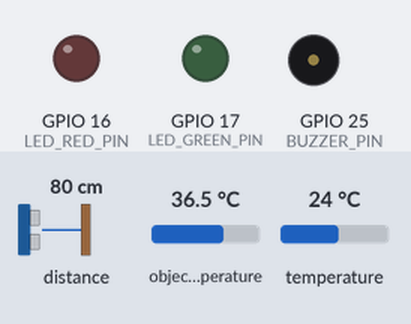
Bench run of a sketch on a simulated ESP32. Shown: output pins drawn as LEDs (lit = HIGH), buzzer (waves = sounding). Wiring (inferred from the names in the program): VL53L0X range finder at I2C address 0x29; MLX90614 thermometer at I2C address 0x5A. Dashed ring = blinking. Inputs (shaded band) come from the test bench; at power-on: distance to the obstacle 80 cm, object temperature 36.5 °C, temperature 24 °C. WiFi joins after 1.5 s; servers stay silent unless stated; web services answer with replies made up by the test bench; what the sketch prints to the serial monitor is not drawn.

Above: at 3.2 s.
3.3 s: distance to the obstacle set to 44 cm
4.8 s: distance to the obstacle set to 36 cm
At 6.64 s:
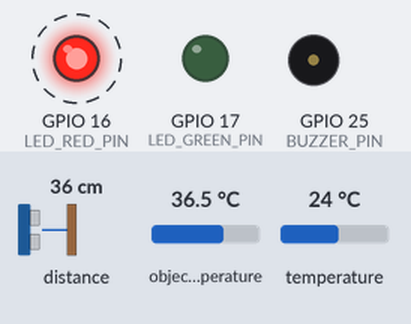
7.8 s: distance to the obstacle set to 4 cm
10.8 s: distance to the obstacle set to 2 cm
At 12.3 s:
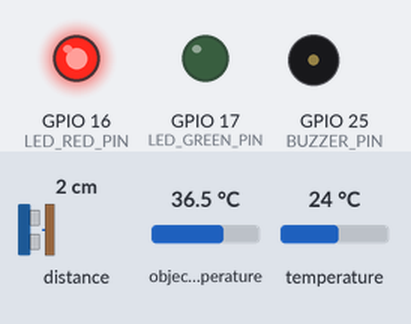
12.6 s: distance to the obstacle set to 9 cm
At 13.54 s:
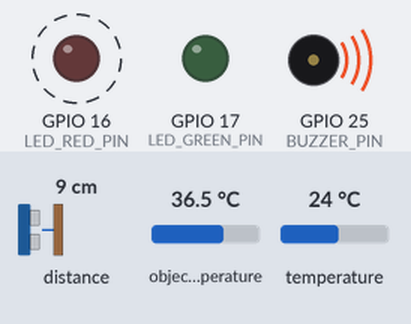
Timing chart, 0 to 16.6 s (numbered marks = the images above; inputs shaded):
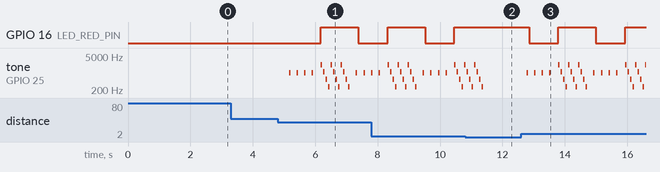

Measured:
- the behaviour switches between 41 and 40 cm on distance to the obstacle (found by bisection; images 0 and 1)
- the behaviour switches between 3 and 2 cm on distance to the obstacle (found by bisection; images 1 and 2)
- after the input at 3.3 s, every drawn part: stays the same
- after the input at 4.8 s, GPIO 16 (LED_RED_PIN): LOW → HIGH after 1.4 s, → LOW 1.2 s later; tone on GPIO 25 (BUZZER_PIN): plays 1047 Hz for 0.05 s, 1047 Hz for 0.05 s, 1047 Hz for 0.05 s, 1047 Hz for 0.05 s, 2217 Hz for 0.05 s, 1108 Hz for 0.05 s … (19 notes in this stretch), starting after 0.36 s
- after the input at 10.8 s, GPIO 16 (LED_RED_PIN): stays HIGH (without the input it goes to LOW after 0.87 s); tone on GPIO 25 (BUZZER_PIN): goes on until 11.4 s, then stays silent
- after the input at 12.6 s, GPIO 16 (LED_RED_PIN): alternates HIGH for 1.2 s and LOW for 0.94 s, starting after 0.25 s; tone on GPIO 25 (BUZZER_PIN): plays 1047 Hz for 0.05 s, 1047 Hz for 0.05 s, 1047 Hz for 0.05 s, 1047 Hz for 0.05 s, 2217 Hz for 0.05 s, 1108 Hz for 0.05 s … (29 notes in this stretch), starting after 0.17 s

The sketch:

ex06_line_area.ino
```cpp
// (licence header left out)
#include <Wire.h>                               // I2C通信用ライブラリ
#include <WiFi.h>                               // ESP32用WiFiライブラリ
#include <HTTPClient.h>                         // HTTPクライアント用ライブラリ
#define SSID "iot-core-esp32"                   // 無線LANアクセスポイントのSSID
#define PASS "password"                         // パスワード
#define BUZZER_PIN    25                        // IO 25にスピーカを接続

/******************************************************************************
 LINE Notify 設定
 ******************************************************************************
 ※LINE アカウントと LINE Notify 用のトークンが必要です。
    1. https://notify-bot.line.me/ へアクセス
    2. 右上のアカウントメニューから「マイページ」を選択
    3. トークン名「esp32」を入力
    4. 送信先のトークルームを選択する(「1:1でLINE Notifyから通知を受け取る」等)
    5. [発行する]ボタンでトークンが発行される
    6. [コピー]ボタンでクリップボードへコピー
    7. 下記のLINE_TOKENに貼り付け
 *****************************************************************************/
#define LINE_TOKEN  "your_token"                // LINE Notify用トークン★要設定

#ifndef PI
    #define PI 3.1415927                        // 円周率
#endif
#define FOV 90.                                 // センサの半値角

float Sobj = 100. * 70. * PI;                   // 測定対象の面積(mm2)
float TempOfsAra = (273.15 + 36) * 0.02;        // 皮膚からの熱放射時の減衰
int PIR_prev = 0;                               // 人体検知状態
float temp_sum = 0.0;                           // 体温値の合計(平均計算用)
int temp_count = 0;                             // temp_sumの測定済サンプル数

void send(int pir, float temp, String stat){    // HTTPS通信でLINEへ送信する
    String S = "体温は" + String(temp,1)+ "℃"; // 「体温は○○℃」を変数Sに代入
    S += "(" + stat + "), PIR=" + String(pir);  // （状態）とPIR値を変数Sに追記

    HTTPClient http;                            // HTTPリクエスト用インスタンス
    http.begin("https://notify-api.line.me/api/notify");    // アクセス先URL
    http.addHeader("Content-Type","application/x-www-form-urlencoded");
    http.addHeader("Authorization","Bearer " + String(LINE_TOKEN));
    int i = http.POST("message=" + S);          // メッセージをLINEへ送信する
    if(i == 200) Serial.println(temp, 1);       // 送信した温度値を表示
    else Serial.printf("E(%d)\n",i);            // エラー表示
    PIR_prev = pir;                             // 人体検知状態を更新
}

void setup(){                                   // 起動時に一度だけ実行する関数
    Serial.begin(115200);                       // シリアル通信速度を設定する
    beepSetup(BUZZER_PIN);                      // ブザー用するPWM制御部の初期化
    Wire.begin();                               // I2Cを初期化
    Serial.println("Example 06: Body Temperature Checker [ToF][LINE]");
    delay(500);                                 // 電源安定待ち時間処理0.5秒
    WiFi.mode(WIFI_STA);                        // 無線LANを【子機】モードに設定
    WiFi.begin(SSID,PASS);                      // 無線LANアクセスポイントへ接続
    while(WiFi.status() != WL_CONNECTED){       // 接続に成功するまで待つ
        delay(500);                             // 待ち時間処理
        Serial.print('.');                      // 進捗表示
    }
}

void loop(){                                    // 繰り返し実行する関数
    float Dist = (float)VL53L0X_get();          // 測距センサVL53L0Xから距離取得
    if(Dist <= 20.) return;                     // 20mm以下の時に再測定
    if(Dist > 400){                             // 400mm超のとき
        if(PIR_prev == 1 && temp_count > 0){    // 人体検知中で測定値がある時
            send(0,temp_sum/(float)temp_count,"測定中断");  // LINEへ送信
        }
        temp_sum = 0.0;                         // 体温の合計値を0にリセット
        temp_count = 0;                         // 測定サンプル数を0にリセット
        return;                                 // 測定処理を中断
    }

    float Tenv= getTemp(6);                     // センサの環境温度を取得
    float Tsen= getTemp();                      // センサの測定温度を取得
    if(Tenv < -20. || Tsen < -20.) return;      // -20℃未満のときは中断

    // 体温Tobj = 環境温度 + センサ温度差値×√(センサ測定面積÷測定対象面積)
    float Ssen = pow(Dist * tan(FOV / 360. * PI), 2.) * PI;  // センサ測定面積
    float Tobj = Tenv + TempOfsAra + (Tsen - Tenv) * sqrt(Ssen / Sobj);
    if(Tobj < 0. || Tobj > 99.) return;         // 0℃未満/99℃超過時は戻る
    temp_sum += Tobj;                           // 変数temp_sumに体温を加算
    temp_count++;                               // 測定済サンプル数に1を加算
    float temp_avr = temp_sum / (float)temp_count;  // 体温の平均値を算出

    if(temp_count % 5 == 0){
        Serial.printf("ToF=%.0fcm ",Dist/10);   // 測距結果を表示
        Serial.printf("Te=%.1f ",Tenv);         // 環境温度を表示
        Serial.printf("Ts=%.1f ",Tsen);         // 測定温度を表示
        Serial.printf("To=%.1f ",Tobj);         // 物体温度を表示
        Serial.printf("Tavr=%.1f\n",temp_avr);  // 平均温度を表示
        if(!PIR_prev) send(1,temp_avr,"測定開始");      // LINEへ送信
        beep(1047);                             // 1047Hzのビープ音(測定中)
    }
    if(temp_count % 20 != 0) return;            // 剰余が0以外のときに先頭へ

    if(temp_avr >= 37.5){                       // 37.5℃以上のとき(発熱検知)
        send(1,temp_avr,"異常検知");            // LINEへ送信
        beep_alert(3);                          // アラート音を3回、鳴らす
    }else if(temp_avr < 35.0){                  // 35.0℃未満のとき(再測定)
        temp_sum = Tobj;                        // 最後の測定結果のみを代入
        temp_count = 1;                         // 測定済サンプル数を1に
    }else if(temp_avr + .2 < Tobj || temp_avr - .2 > Tobj){ // 最新値が遠い時
        temp_sum = Tobj;                        // 最後の測定結果のみを代入
        temp_count = 1;                         // 測定済サンプル数を1に
    }else{
        send(0,temp_avr,"測定完了");            // 体温の平均値をLINEへ送信
        beep_chime();                           // ピンポン音を鳴らす
        temp_sum = 0.0;                         // 体温の合計値を0にリセット
        temp_count = 0;                         // 測定サンプル数を0にリセット
        delay(3000);                            // 3秒間、待機する
    }
}
```

lib_beep.ino
```cpp
// (licence header left out)
#define NOTE_CS6 1109                           // ピン音の周波数
#define NOTE_A5   880                           // ポン音の周波数
#define BEEP_VOL 3                              // スピーカ用の音量(0～10)
#define LED_RED_PIN   16                        // 赤色LEDのIOポート番号
#define LED_GREEN_PIN 17                        // 緑色LEDのIOポート番号
int BEEP_PIN = -1; // 初期化有無

/* ESP8266用
int beep_chimeBells(int output, int count) {
    int t;
    if(count==0)return 0;
    if(!(count%2)){
        tone(output,NOTE_CS6,800);
        for(t=0;t<8;t++) delay(100);
        noTone(output);
        for(t=0;t<2;t++) delay(100);
    }else{
        tone(output,NOTE_A5,800);
        for(t=0;t<8;t++) delay(100);
        noTone(output);
        for(t=0;t<2;t++) delay(100);
    }
    count--;
    if(count<0) count=0;
    return(count);
}
*/

#ifdef _M5STACK_H_
void beep(int freq, int t){
    if(BEEP_PIN < 0){
        pinMode(LED_RED_PIN, OUTPUT);           // GPIO 16 を赤色LED用に設定
        pinMode(LED_GREEN_PIN, OUTPUT);         // GPIO 17 を緑色LED用に設定
        digitalWrite(LED_RED_PIN, LOW);         // LED赤を消灯
        digitalWrite(LED_GREEN_PIN, LOW);       // LED緑を消灯
        BEEP_PIN = 25;
    }
    if(!BEEP_VOL){
        M5.Lcd.invertDisplay(false);            // 画面を反転する
        delay(t);
        M5.Lcd.invertDisplay(true);             // 画面の反転を戻す
        return;
    }
    M5.Speaker.begin();                         // M5Stack用スピーカの起動
    for(int vol = BEEP_VOL; vol > 0; vol--){    // 繰り返し処理(6回)
        M5.Speaker.setVolume(vol);              // スピーカの音量を設定
        M5.Speaker.tone(freq);                  // スピーカ出力freq Hzの音を出力
        delay(t / BEEP_VOL);                    // 0.01秒(10ms)の待ち時間処理
    }
    M5.Speaker.end();                           // スピーカ出力を停止する
}
#else // M5
/* スピーカ出力用 LEDC */
#define LEDC_CHANNEL_0     0    // use first channel of 16 channels (started from zero)
#define LEDC_TIMER_13_BIT  13   // use 13 bit precission for LEDC timer
#define LEDC_BASE_FREQ     5000 // use 5000 Hz as a LEDC base frequency

void beepSetup(int PIN){
    BEEP_PIN = PIN;
    pinMode(BEEP_PIN,OUTPUT);                   // スピーカのポートを出力に
    pinMode(LED_RED_PIN, OUTPUT);               // GPIO 16 を赤色LED用に設定
    pinMode(LED_GREEN_PIN, OUTPUT);             // GPIO 17 を緑色LED用に設定
    digitalWrite(LED_RED_PIN, LOW);             // LED赤を消灯
    digitalWrite(LED_GREEN_PIN, LOW);           // LED緑を消灯
    Serial.print("ledSetup LEDC_CHANNEL_0 = ");
    Serial.print(LEDC_CHANNEL_0);
    Serial.print(", BEEP_PIN = ");
    Serial.print(BEEP_PIN);
    Serial.print(", freq. = ");
    Serial.println(ledcSetup(LEDC_CHANNEL_0, LEDC_BASE_FREQ, LEDC_TIMER_13_BIT),3);
    ledcAttachPin(PIN, LEDC_CHANNEL_0);
}
void beep(int freq, int t){                     // ビープ音を鳴らす関数
    if(BEEP_PIN < 0) beepSetup(25);            // ポート25で初期化
    ledcWriteTone(0, freq);                     // PWM出力を使って音を鳴らす
    for(int duty = 50; duty > 1; duty /= 2){    // PWM出力のDutyを減衰させる
        ledcWrite(0, BEEP_VOL * duty / 10);     // 音量を変更する
        delay(t / 6);                           // 0.1秒(100ms)の待ち時間処理
    }
    ledcWrite(0, 0);                            // ビープ鳴音の停止
}
#endif //M5

void beep(int freq){
    beep(freq, 100);
    digitalWrite(LED_RED_PIN, LOW);             // LED赤を消灯
    digitalWrite(LED_GREEN_PIN, LOW);           // LED緑を消灯
}

void beep_chime(){
    digitalWrite(LED_RED_PIN, LOW);             // LED赤を消灯
    digitalWrite(LED_GREEN_PIN, HIGH);          // LED緑を点灯
    int t;
    beep(NOTE_CS6, 600);
    for(t=0;t<3;t++) delay(100);
    beep(NOTE_A5, 100);
}

void beep_alert(int num){
    digitalWrite(LED_RED_PIN, HIGH);            // LED赤を点灯
    digitalWrite(LED_GREEN_PIN, LOW);           // LED緑を消灯
    for(; num > 0 ; num--) for(int i = 2217; i > 200; i /= 2) beep(i, 100);
}

void beep_alert(){
    beep_alert(3);
}
```

lib_getTemp.ino
```cpp
// (licence header left out)
float getTemp(int reg){
    int16_t val = 0xFFFF;                       // 変数valを定義
    Wire.beginTransmission(0x5A);               // MLX90614とのI2C通信を開始
    Wire.write(reg);                            // レジスタ番号を指定（送信）
    if(Wire.endTransmission(false) == 0){       // 送信を終了（接続は継続）
        Wire.requestFrom(0x5A, 2);              // 2バイトのデータを要求
        val = (int16_t)Wire.read();             // 1バイト目を変数tempの下位へ
        val |= ((int16_t)Wire.read()) << 8;     // 2バイト目を変数tempの上位へ
    }
    return (float)val * 0.02 - 273.15;          // 温度に変換して応答
}

float getTemp(){
    return getTemp(7);
}
```

lib_vo53l0x.ino
```cpp
// 本ソースコードのオリジナルは下記の Ted Meyers 氏によるものです。
// More docs and example code for the VL53L0X LIDAR sensor
// the original code by Ted Meyers
// posted here: https://groups.google.com/d/msg/diyrovers/lc7NUZYuJOg/ICPrYNJGBgAJ

#include <Wire.h>

#define VL53L0X_REG_IDENTIFICATION_MODEL_ID         0xc0
#define VL53L0X_REG_IDENTIFICATION_REVISION_ID      0xc2
#define VL53L0X_REG_PRE_RANGE_CONFIG_VCSEL_PERIOD   0x50
#define VL53L0X_REG_FINAL_RANGE_CONFIG_VCSEL_PERIOD 0x70
#define VL53L0X_REG_SYSRANGE_START                  0x00
#define VL53L0X_REG_RESULT_INTERRUPT_STATUS         0x13
#define VL53L0X_REG_RESULT_RANGE_STATUS             0x14
#define VL53L0X_address 0x29

byte VL53L0X_gbuf[16];

/*
void setup() {
    // put your setup code here, to run once:
    Wire.begin();          // join i2c bus (VL53L0X_address optional for master)
    Serial.begin(9600);    // start serial for output
    Serial.println("VLX53LOX test started.");
}

void loop() {
    Serial.println("----- START TEST ----");
    VL53L0X_get();
    Serial.println("----- END TEST ----");
    Serial.println("");
    delay(4000);
}
*/

uint16_t VL53L0X_get(){
/*
    byte val1 = read_byte_data_at(VL53L0X_REG_IDENTIFICATION_REVISION_ID);
    Serial.print("Revision ID: "); Serial.println(val1);

    val1 = read_byte_data_at(VL53L0X_REG_IDENTIFICATION_MODEL_ID);
    Serial.print("Device ID: "); Serial.println(val1);

    val1 = read_byte_data_at(VL53L0X_REG_PRE_RANGE_CONFIG_VCSEL_PERIOD);
    Serial.print("PRE_RANGE_CONFIG_VCSEL_PERIOD="); Serial.println(val1);
    Serial.print(" decode: "); Serial.println(VL53L0X_decode_vcsel_period(val1));

    val1 = read_byte_data_at(VL53L0X_REG_FINAL_RANGE_CONFIG_VCSEL_PERIOD);
    Serial.print("FINAL_RANGE_CONFIG_VCSEL_PERIOD="); Serial.println(val1);
    Serial.print(" decode: "); Serial.println(VL53L0X_decode_vcsel_period(val1));
*/
    write_byte_data_at(VL53L0X_REG_SYSRANGE_START, 0x01);

    byte val = 0;
    int cnt = 0;
    while (cnt < 100) { // 1 second waiting time max
        delay(10);
        val = read_byte_data_at(VL53L0X_REG_RESULT_RANGE_STATUS);
        if (val & 0x01) break;
        cnt++;
    }
    if (val & 0x01){
        // Serial.println("ready");
    }else{
        Serial.println("VL53L0X is not ready");
        return 0;
    }

    read_block_data_at(0x14, 12);
    uint16_t acnt = makeuint16(VL53L0X_gbuf[7], VL53L0X_gbuf[6]);
    uint16_t scnt = makeuint16(VL53L0X_gbuf[9], VL53L0X_gbuf[8]);
    uint16_t dist = makeuint16(VL53L0X_gbuf[11], VL53L0X_gbuf[10]);
    byte DeviceRangeStatusInternal = ((VL53L0X_gbuf[0] & 0x78) >> 3);
/*
    Serial.print("ambient count: "); Serial.println(acnt);
    Serial.print("signal count: ");  Serial.println(scnt);
    Serial.print("distance ");       Serial.println(dist);
    Serial.print("status: ");        Serial.println(DeviceRangeStatusInternal);
*/
    return dist;
}

uint16_t bswap(byte b[]) {
    // Big Endian unsigned short to little endian unsigned short
    uint16_t val = ((b[0] << 8) & b[1]);
    return val;
}

uint16_t makeuint16(int lsb, int msb) {
        return ((msb & 0xFF) << 8) | (lsb & 0xFF);
}

void write_byte_data(byte data) {
    Wire.beginTransmission(VL53L0X_address);
    Wire.write(data);
    Wire.endTransmission();
}

void write_byte_data_at(byte reg, byte data) {
    // write data word at address and register
    Wire.beginTransmission(VL53L0X_address);
    Wire.write(reg);
    Wire.write(data);
    Wire.endTransmission();
}

void write_word_data_at(byte reg, uint16_t data) {
    // write data word at address and register
    byte b0 = (data &0xFF);
    byte b1 = ((data >> 8) && 0xFF);

    Wire.beginTransmission(VL53L0X_address);
    Wire.write(reg);
    Wire.write(b0);
    Wire.write(b1);
    Wire.endTransmission();
}

byte read_byte_data() {
    Wire.requestFrom(VL53L0X_address, 1);
    delay(10);
    // while (Wire.available() < 1) delay(1);
    if(Wire.available() >= 1){
        byte b = Wire.read();
        return b;
    }else Serial.println("ERROR: read_byte_data");
    return 0;
}

byte read_byte_data_at(byte reg) {
    //write_byte_data((byte)0x00);
    write_byte_data(reg);
    Wire.requestFrom(VL53L0X_address, 1);
    delay(10);
    // while (Wire.available() < 1) delay(1);
    if(Wire.available() >= 1){
        byte b = Wire.read();
        return b;
    }else Serial.println("ERROR: read_byte_data_at");
    return 0;
}

uint16_t read_word_data_at(byte reg) {
    write_byte_data(reg);
    Wire.requestFrom(VL53L0X_address, 2);
    delay(10);
    // while (Wire.available() < 2) delay(1);
    if(Wire.available() >= 2){
        VL53L0X_gbuf[0] = Wire.read();
        VL53L0X_gbuf[1] = Wire.read();
        return bswap(VL53L0X_gbuf);
    }else Serial.println("ERROR: read_word_data_at");
    return 0;
}

void read_block_data_at(byte reg, int sz) {
    int i = 0;
    write_byte_data(reg);
    Wire.requestFrom(VL53L0X_address, sz);
    delay(10);
    if(sz > 15) sz = 15;
    for (i=0; i<sz; i++) {
        // while (Wire.available() < 1) delay(1);
        if(Wire.available() >= 1){
            VL53L0X_gbuf[i] = Wire.read();
        }else Serial.println("ERROR: read_block_data_at");
    }
}


uint16_t VL53L0X_decode_vcsel_period(short vcsel_period_reg) {
    // Converts the encoded VCSEL period register value into the real
    // period in PLL clocks
    uint16_t vcsel_period_pclks = (vcsel_period_reg + 1) << 1;
    return vcsel_period_pclks;
}
```
